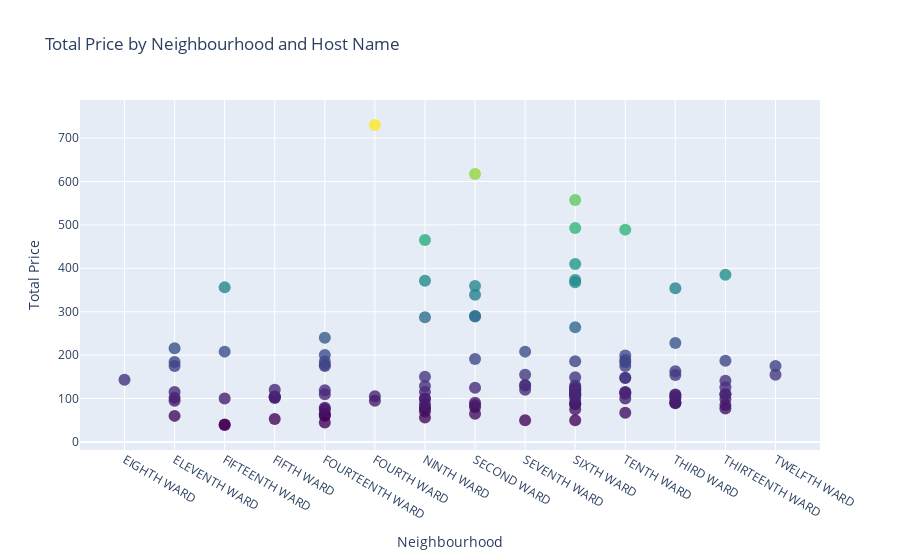

Notebook source saved alongside this figure:
### Code cell
# Group the data by 'neighbourhood' and 'host_name', and sum the 'price' column
grouped_data = data_without_outliers.groupby(["neighbourhood", "host_name"])["price"].sum().reset_index()

# Create the Plotly figure
fig = go.Figure(data=go.Scatter(
    x=grouped_data["neighbourhood"],
    y=grouped_data["price"],
    mode='markers',
    text=grouped_data["host_name"],
    marker=dict(
        size=12,
        color=grouped_data["price"],
        colorscale='Viridis',
        opacity=0.8
    )
))

# Customize the layout
fig.update_layout(
    title="Total Price by Neighbourhood and Host Name",
    xaxis_title="Neighbourhood",
    yaxis_title="Total Price",
    hovermode="closest"
)

# Display the plot
fig.show()

### Figure 1 — Plotly figure (JSON) as saved in the notebook; plotly's stock layout.template omitted (floating-point values rounded to 4 significant figures)
{"data": [{"marker": {"color": [143, 216, 184, 102, 95, 175, 60, 115, 208, 39, 40, 356, 100, 53, 103, 104, 101, 105, 120, 62, 240, 178, 175, 110, 75, 60, 119, 65, 79, 45, 185, 200, 730, 105, 95, 99, 465, 287, 115, 70, 77, 129, 150, 79, 100, 87, 56, 371, 289, 339, 80, 85, 191, 65, 617, 125, 90, 359, 290, 50, 208, 131, 155, 120, 130, 110, 75, 368, 113, 125, 410, 557, 89, 87, 130, 125, 264, 373, 89, 100, 119, 149, 107, 113, 50, 120, 186, 110, 118, 493, 109, 115, 148, 114, 184, 100, 175, 199, 147, 67, 189, 489, 111, 154, 108, 163, 89, 109, 91, 104, 90, 228, 354, 100, 187, 99, 110, 126, 85, 110, 141, 77, 385, 155, 175], "colorscale": [[0, "#440154"], [0.1111, "#482878"], [0.2222, "#3e4989"], [0.3333, "#31688e"], [0.4444, "#26828e"], [0.5556, "#1f9e89"], [0.6667, "#35b779"], [0.7778, "#6ece58"], [0.8889, "#b5de2b"], [1, "#fde725"]], "opacity": 0.8, "size": 12}, "mode": "markers", "text": ["Cindy", "Antonio", "Argus", "Brian", "Fs", "Phil", "Philip", "Rabia", "Iris", "Jon", "Luke", "Peter", "Tanjin", "Adam", "Alexis", "Carla", "Keneisha", "Tomar & Kash", "Tyrell", "Aaron", "Abba", "Allen", "Brian", "Cristian", "Domini", "Donna", "Elsa", "Hasan", "He", "John", "Scott", "Thomas", "Linda", "Nickolas", "Rachel", "Allen", "Bela", "Blossom Estates", "Connie", "Ed", "Elizabeth", "Ermenita", "Kemba", "Kori", "Reyana", "Shane", "Share", "Terra", "Aggie", "Angela", "Anilexa", "Blake", "Earl", "Etem", "Linda", "Marlene", "Osas", "Urbangem", "Vorakij", "Ed", "James", "Kira", "Linda", "Najeem Adegbemiga", "Umer", "Abba", "Alice", "Argus", "Brian", "Bryce", "Clyde", "Erion", "Farah", "Grace", "Grant", "JShing", "Jerry", "Joshua", "Justin", "Leiba", "Lloyd", "Lori", "Massi", "Mela", "Musab", "Natasha", "Rodney", "Ron", "Sean", "Terra", "Todd", "Abba", "Allen", "Archer", "Argus", "Emilie", "Erion", "John M", "Melissa", "Miguelino", "Rashawn", "Scott", "Share", "Amar", "Chadell", "David", "Diana", "Dillon", "Earl", "Evolve", "Gabriel", "Julia", "Linda", "Queen", "Allen", "Caroline", "Elizabeth", "Evolve", "Fs", "Peter", "Romel", "Thaddeus", "Thomas", "Mary", "Phil"], "type": "scatter", "x": ["EIGHTH WARD", "ELEVENTH WARD", "ELEVENTH WARD", "ELEVENTH WARD", "ELEVENTH WARD", "ELEVENTH WARD", "ELEVENTH WARD", "ELEVENTH WARD", "FIFTEENTH WARD", "FIFTEENTH WARD", "FIFTEENTH WARD", "FIFTEENTH WARD", "FIFTEENTH WARD", "FIFTH WARD", "FIFTH WARD", "FIFTH WARD", "FIFTH WARD", "FIFTH WARD", "FIFTH WARD", "FOURTEENTH WARD", "FOURTEENTH WARD", "FOURTEENTH WARD", "FOURTEENTH WARD", "FOURTEENTH WARD", "FOURTEENTH WARD", "FOURTEENTH WARD", "FOURTEENTH WARD", "FOURTEENTH WARD", "FOURTEENTH WARD", "FOURTEENTH WARD", "FOURTEENTH WARD", "FOURTEENTH WARD", "FOURTH WARD", "FOURTH WARD", "FOURTH WARD", "NINTH WARD", "NINTH WARD", "NINTH WARD", "NINTH WARD", "NINTH WARD", "NINTH WARD", "NINTH WARD", "NINTH WARD", "NINTH WARD", "NINTH WARD", "NINTH WARD", "NINTH WARD", "NINTH WARD", "SECOND WARD", "SECOND WARD", "SECOND WARD", "SECOND WARD", "SECOND WARD", "SECOND WARD", "SECOND WARD", "SECOND WARD", "SECOND WARD", "SECOND WARD", "SECOND WARD", "SEVENTH WARD", "SEVENTH WARD", "SEVENTH WARD", "SEVENTH WARD", "SEVENTH WARD", "SEVENTH WARD", "SIXTH WARD", "SIXTH WARD", "SIXTH WARD", "SIXTH WARD", "SIXTH WARD", "SIXTH WARD", "SIXTH WARD", "SIXTH WARD", "SIXTH WARD", "SIXTH WARD", "SIXTH WARD", "SIXTH WARD", "SIXTH WARD", "SIXTH WARD", "SIXTH WARD", "SIXTH WARD", "SIXTH WARD", "SIXTH WARD", "SIXTH WARD", "SIXTH WARD", "SIXTH WARD", "SIXTH WARD", "SIXTH WARD", "SIXTH WARD", "SIXTH WARD", "SIXTH WARD", "TENTH WARD", "TENTH WARD", "TENTH WARD", "TENTH WARD", "TENTH WARD", "TENTH WARD", "TENTH WARD", "TENTH WARD", "TENTH WARD", "TENTH WARD", "TENTH WARD", "TENTH WARD", "THIRD WARD", "THIRD WARD", "THIRD WARD", "THIRD WARD", "THIRD WARD", "THIRD WARD", "THIRD WARD", "THIRD WARD", "THIRD WARD", "THIRD WARD", "THIRD WARD", "THIRTEENTH WARD", "THIRTEENTH WARD", "THIRTEENTH WARD", "THIRTEENTH WARD", "THIRTEENTH WARD", "THIRTEENTH WARD", "THIRTEENTH WARD", "THIRTEENTH WARD", "THIRTEENTH WARD", "TWELFTH WARD", "TWELFTH WARD"], "y": [143, 216, 184, 102, 95, 175, 60, 115, 208, 39, 40, 356, 100, 53, 103, 104, 101, 105, 120, 62, 240, 178, 175, 110, 75, 60, 119, 65, 79, 45, 185, 200, 730, 105, 95, 99, 465, 287, 115, 70, 77, 129, 150, 79, 100, 87, 56, 371, 289, 339, 80, 85, 191, 65, 617, 125, 90, 359, 290, 50, 208, 131, 155, 120, 130, 110, 75, 368, 113, 125, 410, 557, 89, 87, 130, 125, 264, 373, 89, 100, 119, 149, 107, 113, 50, 120, 186, 110, 118, 493, 109, 115, 148, 114, 184, 100, 175, 199, 147, 67, 189, 489, 111, 154, 108, 163, 89, 109, 91, 104, 90, 228, 354, 100, 187, 99, 110, 126, 85, 110, 141, 77, 385, 155, 175]}], "layout": {"hovermode": "closest", "title": {"text": "Total Price by Neighbourhood and Host Name"}, "xaxis": {"title": {"text": "Neighbourhood"}}, "yaxis": {"title": {"text": "Total Price"}}}}
